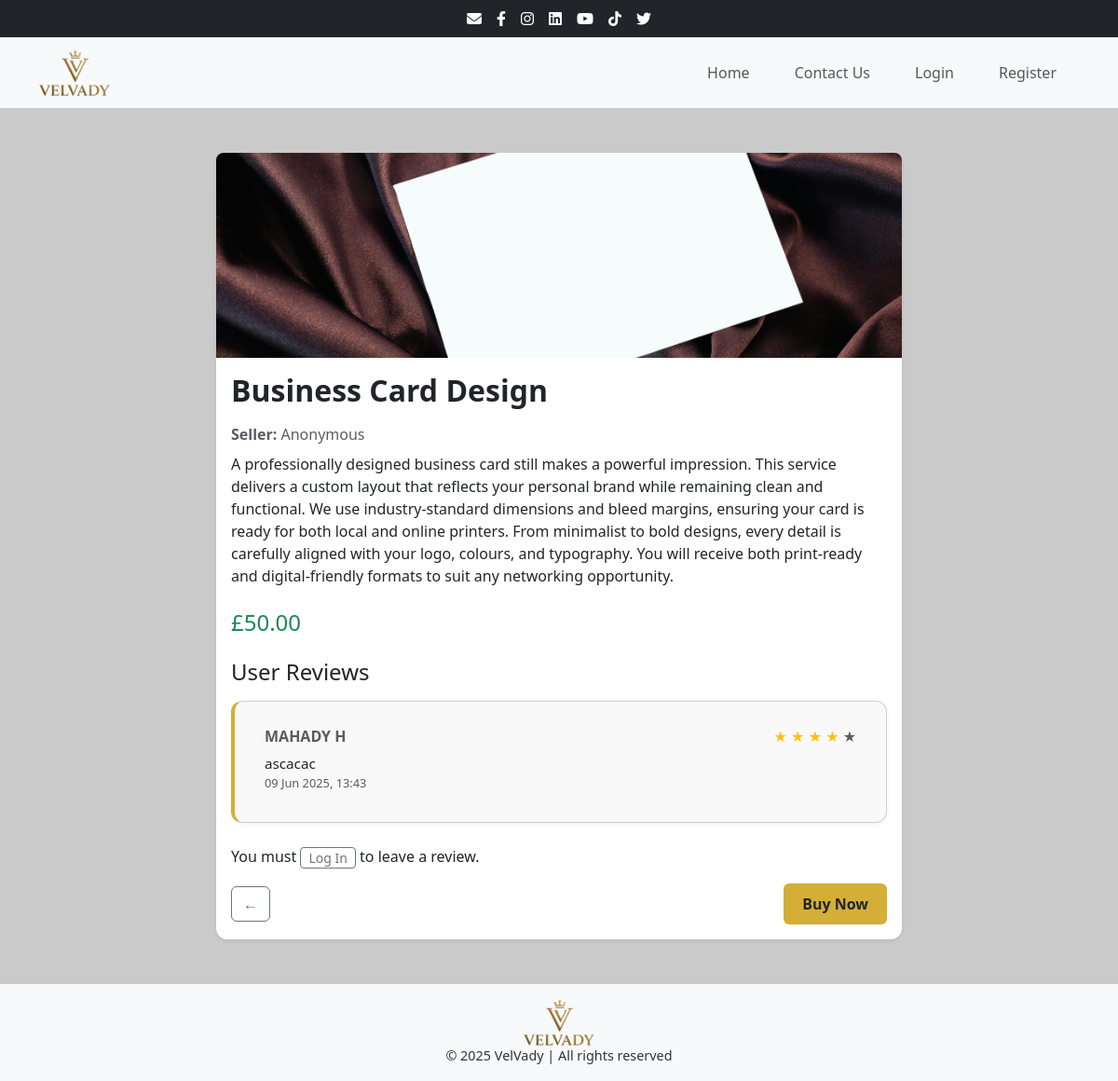
Screenshot of /products/products/business-card/ with the database file from the repository.
### products/models.py (models this page shows, shortened)
class Service(models.Model):
    title = models.CharField(max_length=200, unique=True)
    slug = models.SlugField(max_length=200, unique=True, blank=True)
    description = models.TextField()
    price = models.DecimalField(max_digits=6, decimal_places=2)
    image = models.ImageField(upload_to='products/')
    is_active = models.BooleanField(default=True)
    created_at = models.DateTimeField(auto_now_add=True)
    updated_at = models.DateTimeField(auto_now=True)
    CATEGORY_CHOICES = [
        ('Design', 'Design'),
        ('Business', 'Business'),
        ('Tech', 'Tech'),
        ('Writing', 'Writing'),
        ('Marketing', 'Marketing'),
    ]
    category = models.CharField(
        max_length=50,
        choices=CATEGORY_CHOICES,
        default='Design',
        help_text='Select a category for this service.'
    )

class Review(models.Model):
    service = models.ForeignKey(Service, on_delete=models.CASCADE, related_name='reviews')
    user = models.ForeignKey(settings.AUTH_USER_MODEL, on_delete=models.CASCADE)
    rating = models.PositiveIntegerField(validators=[MinValueValidator(1), MaxValueValidator(5)])
    comment = models.TextField(blank=True)
    created_at = models.DateTimeField(auto_now_add=True)

### accounts/models.py (models this page shows, shortened)
class CustomUser(AbstractBaseUser, PermissionsMixin):
    email = models.EmailField(unique=True)
    first_name = models.CharField(max_length=50)
    last_name = models.CharField(max_length=50)
    address = models.TextField()
    is_active = models.BooleanField(default=True)
    is_staff = models.BooleanField(default=False)
    date_joined = models.DateTimeField(default=timezone.now)
    objects = CustomUserManager()
    USERNAME_FIELD = "email"
    REQUIRED_FIELDS = ["first_name", "last_name", "address"]

### products/views.py (the view)
# urls.py: path('products/<slug:slug>/', views.service_detail_view, name='service_detail'),
def service_detail_view(request, slug):
    service = get_object_or_404(Service, slug=slug)
    reviews = Review.objects.filter(service=service).order_by('-created_at')
    if request.method == 'POST':
        review_form = ReviewForm(request.POST)
        if review_form.is_valid():
            new_review = review_form.save(commit=False)
            new_review.user = request.user
            new_review.service = service
            new_review.save()
            return redirect('service_detail', slug=slug)
    else:
        review_form = ReviewForm()
    return render(request, 'products/service_detail.html', {
        'service': service,
        'reviews': reviews,
        'review_form': review_form,
        "STRIPE_PUBLIC_KEY": settings.STRIPE_PUBLISHABLE_KEY,
    })

### products/templates/products/service_detail.html (shortened to what this page needs)
{% extends "core/base.html" %}
{% load static %}
{% block content %}
<div class="container my-5">
    <div class="row justify-content-center">
        <div class="col-md-8">
            <div class="card shadow-sm border-0">
                {% if service.image %}
                    <img src="{{ service.image.url }}" class="card-img-top" alt="{{ service.title }}">
                {% else %}
                    <img src="{% static 'core/images/default_service.jpg' %}" class="card-img-top" alt="Default Image">
                {% endif %}
                <div class="card-body">
                    <h2 class="fw-bold mb-3">{{ service.title }}</h2>
                    <p class="text-muted mb-2">
                        <strong>Seller:</strong> {{ service.seller.get_full_name|default:"Anonymous" }}
                    </p>
                    <p class="mb-4">{{ service.description }}</p>
                    <h4 class="text-success mb-4">£{{ service.price }}</h4>
                    <div class="service-detail-page">
                        <div class="mb-4">
                            <h4 class="mb-3">User Reviews</h4>
                            {% if reviews %}
                                {% for review in reviews %}
                                    <div class="card my-3">
                                        <div class="card-body">
                                              <h6 class="card-subtitle mb-2 text-muted d-flex justify-content-between align-items-center">
                                                <strong>
                                                        {% if review.user.first_name %}
                                                            {{ review.user.first_name }}
                                                        {% else %}
                                                            {{ review.user.email }}
                                                        {% endif %}
                                                    </strong>
                                                    <span class="ms-2">
                                                        {% with total_stars=5 %}
                                                            {% for i in "12345"|slice:":total_stars"|make_list %}
                                                                {% if forloop.counter <= review.rating %}
                                                                    <span class="text-warning">★</span>
                                                                {% else %}
                                                                    <span class="text-muted">★</span>
                                                                {% endif %}
                                                            {% endfor %}
                                                        {% endwith %}
                                                    </span>
                                              </h6>
                                            <p class="card-text mb-0">{{ review.comment }}</p>
                                            <small class="text-muted">{{ review.created_at|date:"d M Y, H:i" }}</small>
                                        </div>
                                    </div>
                                {% endfor %}
                            {% else %}
                                <p class="text-muted">No reviews yet for this service.</p>
                            {% endif %}
                        </div>
                        {% if user.is_authenticated %}
                            <div class="mt-4">
                                <h5 class="mb-3">Leave a Review</h5>
                                <form method="POST" class="needs-validation">
                                    {% csrf_token %}
                                    {{ review_form.as_p }}
                                    <div class="d-flex flex-column flex-md-row justify-content-between align-items-center gap-3 mt-4">
                                        <button type="submit" class="btn btn-dark px-4">Submit Review</button>
                                        <a href="{% url 'service_list' %}" class="btn btn-outline-secondary px-4">←</a>
                                        <button type="button" class="btn btn-buy-now w-md-auto buy-now-button" data-service-id="{{ service.id }}">
                                            Buy Now
                                        </button>
                                    </div>
                                </form>
                            </div>
                        {% else %}
                            <p class="mt-3">
                                You must
                                <a href="{% url 'login' %}"
                                class="btn btn-outline-secondary btn-sm px-2 py-0 align-middle"
                                style="vertical-align: baseline;">
                                    Log In
                                </a>
                                to leave a review.
                            </p>
                            <div class="row align-items-center mt-3">
                                <div class="col-12 col-md-6 text-md-start mb-2 mb-md-0">
                                    <a href="{% url 'service_list' %}" class="btn btn-outline-secondary">←</a>
                                </div>
                                <div class="col-12 col-md-6 text-md-end">
                                    <button type="button" class="btn btn-buy-now w-md-auto buy-now-button" data-service-id="{{ service.id }}">
                                        Buy Now
                                    </button>
                                </div>
                            </div>
                        {% endif %}
                    </div>
                </div>
            </div>
        </div>
    </div>
</div>
{% endblock %}

### core/static/core/css/styles.css (style rules this page uses)
* { margin: 0; padding: 0; box-sizing: border-box; }
body { background-color: #cacaca; font-family: 'Segoe UI', Tahoma, Geneva, Verdana, sans-serif; }
.container.my-5 { margin-top: 3rem !important; margin-bottom: 3rem !important; }
.card { border-radius: 0.75rem; background-color: #fff; transition: all 0.3s ease-in-out; }
.card-img-top { height: 220px; object-fit: cover; border-top-left-radius: 0.5rem; border-top-right-radius: 0.5rem; }
.card-body { display: flex; flex-direction: column; flex-grow: 1; }
.card-body .btn { margin-top: auto; align-self: flex-start; }
.service-detail-page .card { background-color: #f9f9f9; border-left: 4px solid #d4af37; padding: 1rem; margin-bottom: 1rem; box-shadow: 0 2px 6px rgba(0, 0, 0, 0.05); }
.service-detail-page .card h6 { font-size: 1rem; margin-bottom: 0.5rem; color: #494949; }
.service-detail-page .card p.card-text { font-size: 0.95rem; line-height: 1.5; }
.service-detail-page small.text-muted { font-size: 0.8rem; }
.btn-buy-now { background-color: #d4af37; color: #212529; border: none; padding: 10px 20px; font-weight: 600; transition: background-color 0.3s ease; border-radius: 6px; }

### rows the page displays
Service: image (picture), title "Business Card Design", description "A professionally designed business card still makes a powerful impression. This service delivers a custom layout that reflects your personal brand while remaining clean and functional. We use industry-standard dimensions and bleed margins, ensuring your card is ready for both local and online printers. From minimalist to bold designs, every detail is carefully aligned with your logo, colours, and typography. You will receive both print-ready and digital-friendly formats to suit any networking opportunity.", price "50.00"
Review: user.first_name "MAHADY H", rating 4 (drawn), comment "ascacac", created_at "09 Jun 2025, 13:43"

### other values shown
{{ service.seller.get_full_name|default:"Anonymous" }} "Anonymous"
